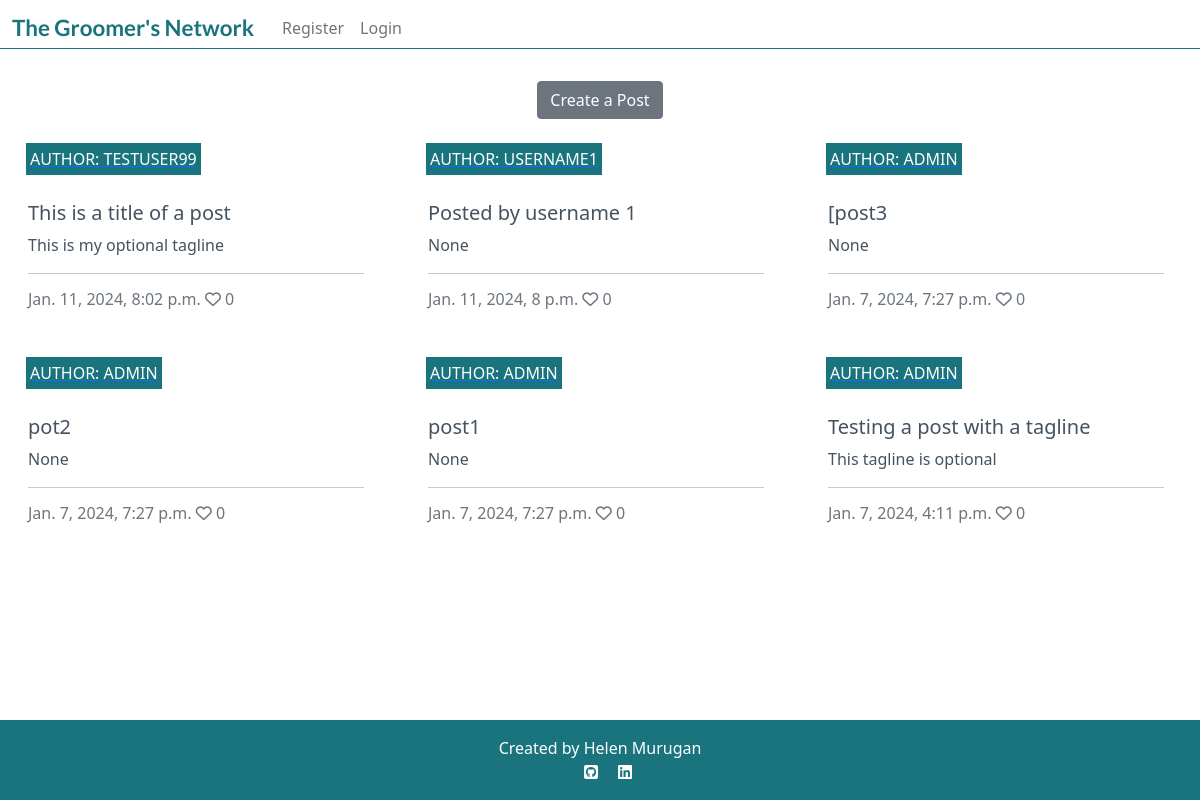
/posts/, run on the app's committed database.
### post/models.py (models this page shows, shortened)
class Post(models.Model):
    title = models.CharField(
        max_length=150,
        verbose_name="Title",
        )
    slug = models.SlugField(
        max_length=150,
        unique=True
        )
    author = models.ForeignKey(
        User,
        on_delete=models.CASCADE,
        related_name="post_posts"
    )
    content = models.TextField(
        blank=False,
        null=False,
    )
    featured_image = CloudinaryField(
        'image',
        default='placeholder',
        blank=True,
        null=True,
        )
    tagline = models.CharField(
        max_length=200,
        null=True,
        blank=True,
    )
    created_on = models.DateTimeField(
        auto_now_add=True
        )
    updated_on = models.DateTimeField(
        auto_now=True
        )
    likes = models.ManyToManyField(
        User,
        related_name='post_likes',
        blank=True,
        )
    class Meta:
        ordering = ["-created_on"]
    def number_of_likes(self):
        return self.likes.count()

### post/views.py (the view)
class PostList(generic.ListView):
    model = Post
    queryset = Post.objects.order_by("-created_on")
    template_name = "index.html"
    paginate_by = 6

### templates/index.html (shortened to what this page needs)
{% extends "base.html" %}
{% block content %}
<div class="container-fluid">
    <div class="text-center">
        <a href="{% url 'post_create' %}" class="btn btn-secondary mt-4">Create a Post</a>
    </div>
    <div class="row">
        <div class="col-12 mt-3 left">
            <div class="row">
                {% for post in post_list %}
                <div class="col-md-4">
                    <div class="card mb-4">
                        <div class="card-body">
                            <div class="image-container">
                                <div class="image-flash">
                                    <a href="{% url 'profile' post.author %}">
                                        <p class="author">Author: {{ post.author }}</p>
                                    </a>
                                </div>
                            </div>
                            <a href="{% url 'post_detail' post.slug  %}" class="post-link">
                                <h5 class="card-title font-size">{{ post.title }}</h5>
                                <p class="card-text">{{ post.tagline}}</p>
                            </a>
                            <hr class="card-hr">
                            <p class="card-text text-muted h6">{{ post.created_on}} <i class="far fa-heart"></i>
                                {{ post.number_of_likes }}</p>
                        </div>
                    </div>
                </div>
                {% if forloop.counter|divisibleby:3 %}
            </div>
            <div class="row">
                {% endif %}
                {% endfor %}
            </div>
        </div>
    </div>
</div>
{%endblock%}

### static/css/style.css (style rules this page uses)
.card { border: none; background-color: transparent; }
.image-container { position: relative; }
.image-flash { position: absolute; bottom: 5%; min-width: 30%; left: -2px; background-color: #19747E; }
.author { color: white; margin: 4px; text-transform: uppercase; }
.post-link { text-decoration: none; color: #445261; margin-left: 4px; }
@media screen and (min-width: 768px) { .card-hr { width: 28vw; } }

### data on the page
Post: author "TESTUSER99", title "This is a title of a post", tagline "This is my optional tagline", created_on "Jan. 11, 2024, 8:02 p.m.", number_of_likes "0"
Post: author "USERNAME1", title "Posted by username 1", tagline "None", created_on "Jan. 11, 2024, 8 p.m.", number_of_likes "0"
Post: author "ADMIN", title "[post3", tagline "None", created_on "Jan. 7, 2024, 7:27 p.m.", number_of_likes "0"
Post: author "ADMIN", title "pot2", tagline "None", created_on "Jan. 7, 2024, 7:27 p.m.", number_of_likes "0"
Post: author "ADMIN", title "post1", tagline "None", created_on "Jan. 7, 2024, 7:27 p.m.", number_of_likes "0"
Post: author "ADMIN", title "Testing a post with a tagline", tagline "This tagline is optional", created_on "Jan. 7, 2024, 4:11 p.m.", number_of_likes "0"
